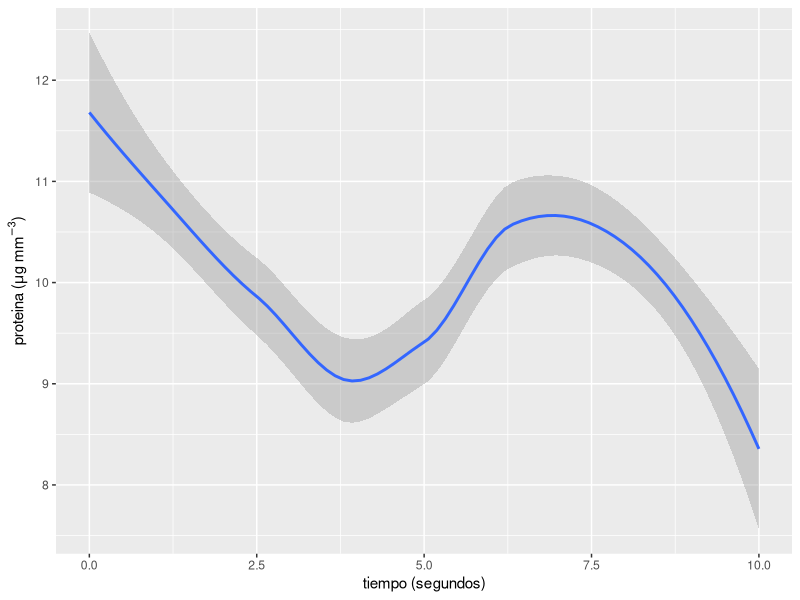

This figure's R source:
## ---- chunk 1
#| title: graf-1
#| echo: false

suppressPackageStartupMessages(library(tidyverse))
library(ggplot2)

datos <- tibble(x = seq(0, 10, 0.1)) %>% 
  mutate(y = sin(x) + cos(x) + 10 + rnorm(length(x)))

ggplot(datos, aes(x = x, y = y)) +
  geom_smooth() +
  xlab(label = "tiempo (segundos)") +
  ylab(label = expression(paste("proteina (", mu, "g ", mm^-3,")")))
